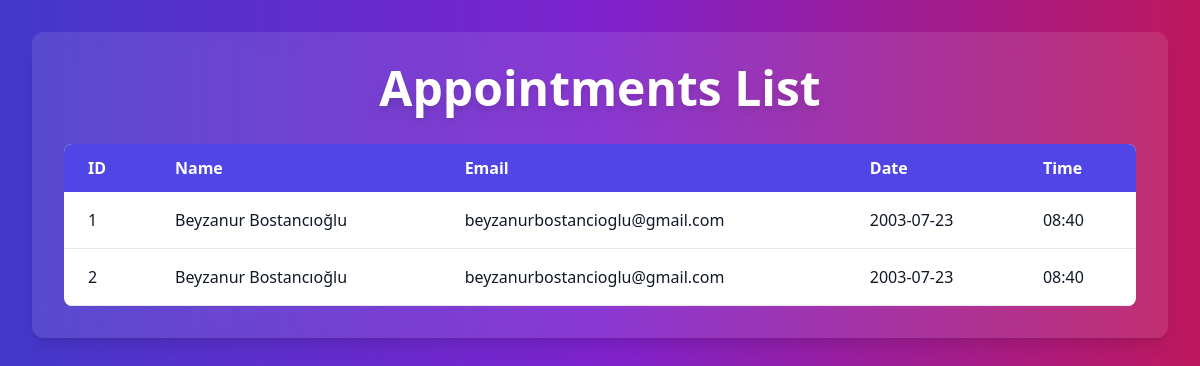
/admin, run on an earlier commit of the app's database.
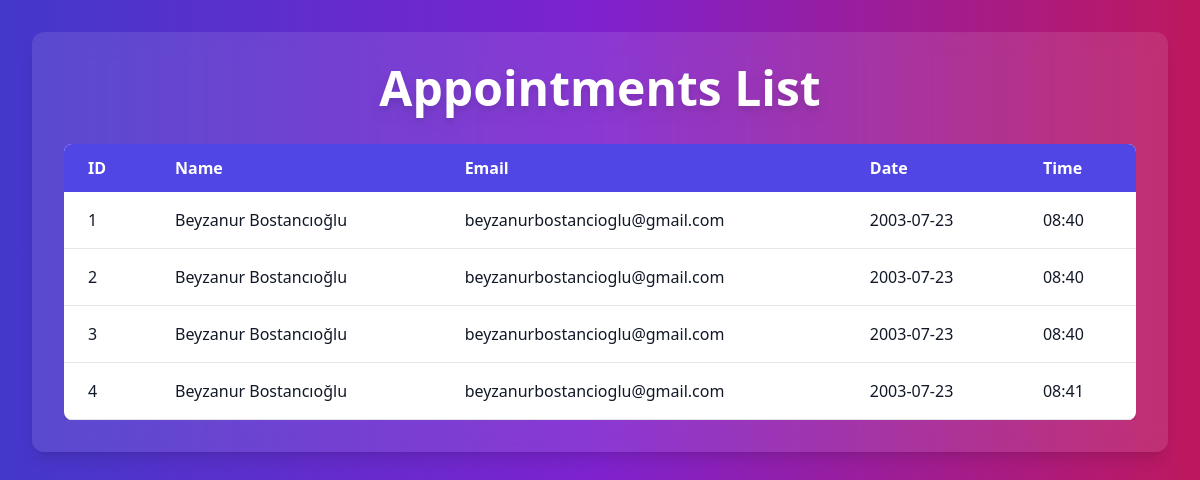
And on a later commit of the database.
### tables this page shows
CREATE TABLE appointments (
            id INTEGER PRIMARY KEY AUTOINCREMENT,
            name TEXT NOT NULL,
            email TEXT NOT NULL,
            date TEXT NOT NULL,
            time TEXT NOT NULL
        );

### app.py (the view)
@app.route('/admin')
def admin():
    conn = get_db_connection()
    appointments = conn.execute('SELECT * FROM appointments').fetchall()
    conn.close()
    return render_template('admin.html', appointments=appointments)

### app.py (called while the page is built)
def get_db_connection():
    conn = sqlite3.connect('appointments.db')
    conn.row_factory = sqlite3.Row
    return conn

### templates/admin.html (shortened to what this page needs)
<!DOCTYPE html>
<html lang="en" >
<head>
  <script src="https://cdn.tailwindcss.com"></script>
</head>
<body class="min-h-screen bg-gradient-to-r from-indigo-700 via-purple-700 to-pink-700 p-8 text-white">
  <div class="max-w-6xl mx-auto bg-white bg-opacity-10 backdrop-blur-md rounded-xl p-8 shadow-lg">
    <h1 class="text-5xl font-extrabold mb-8 text-center drop-shadow-lg">Appointments List</h1>
    <div class="overflow-x-auto">
      <table class="min-w-full bg-white rounded-lg shadow-md overflow-hidden text-gray-900">
        <thead>
          <tr class="bg-indigo-600 text-white">
            <th class="text-left py-3 px-6 font-semibold">ID</th>
            <th class="text-left py-3 px-6 font-semibold">Name</th>
            <th class="text-left py-3 px-6 font-semibold">Email</th>
            <th class="text-left py-3 px-6 font-semibold">Date</th>
            <th class="text-left py-3 px-6 font-semibold">Time</th>
          </tr>
        </thead>
        <tbody>
          {% for appointment in appointments %}
          <tr class="border-b border-gray-200 hover:bg-indigo-50 cursor-pointer transition duration-300">
            <td class="py-4 px-6">{{ appointment.id }}</td>
            <td class="py-4 px-6">{{ appointment.name }}</td>
            <td class="py-4 px-6">{{ appointment.email }}</td>
            <td class="py-4 px-6">{{ appointment.date }}</td>
            <td class="py-4 px-6">{{ appointment.time }}</td>
          </tr>
          {% else %}
          <tr>
            <td colspan="5" class="py-4 px-6 text-center">No appointments found.</td>
          </tr>
          {% endfor %}
        </tbody>
      </table>
    </div>
  </div>
</body>
</html>

What changed in the data, as far as the page shows it:
added appointments: id "3", name "Beyzanur Bostancıoğlu", email "beyzanurbostancioglu@gmail.com", date "2003-07-23", time "08:40"
added appointments: id "4", name "Beyzanur Bostancıoğlu", email "beyzanurbostancioglu@gmail.com", date "2003-07-23", time "08:41"
